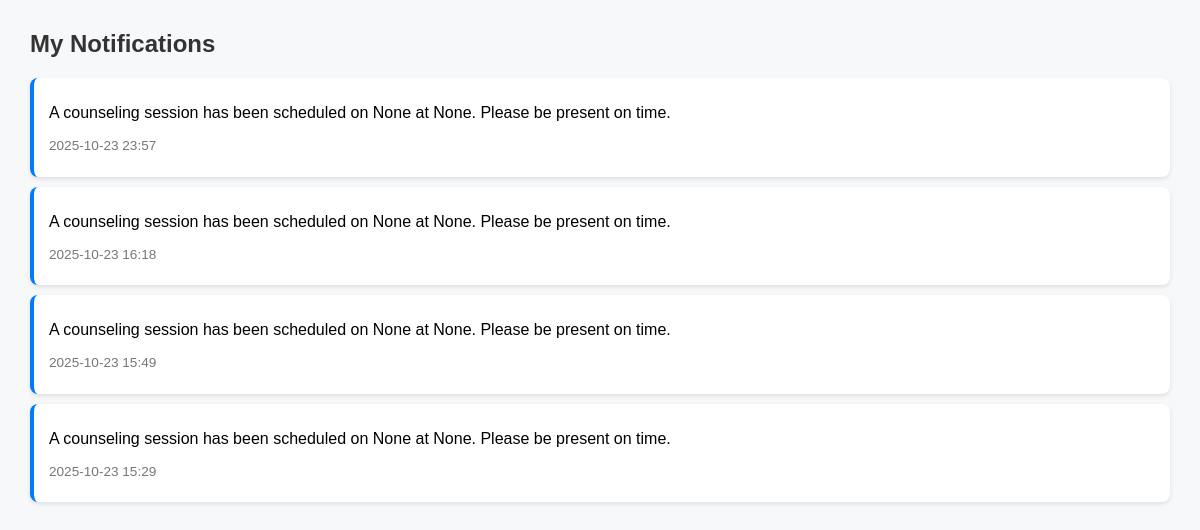
The page /api/students/notifications/ (signed in) on the database its author committed.
### students/models.py (models this page shows, shortened)
class StudentNotification(models.Model):
    student = models.ForeignKey("Student", on_delete=models.CASCADE, related_name="notifications")
    message = models.TextField()
    created_at = models.DateTimeField(auto_now_add=True)
    read = models.BooleanField(default=False)

### students/views.py (the view)
# urls.py: path('notifications/', views.student_notifications, name='student_notifications'),
@login_required
def student_notifications(request):
    student = request.user.student  # if user is logged in as student
    notifications = StudentNotification.objects.filter(student=student).order_by('-created_at')
    return render(request, "students/notifications.html", {"notifications": notifications})

### students/context_processors.py (called while the page is built)
def unread_notifications(request):
    if request.user.is_authenticated and hasattr(request.user, 'student'):
        return {
            'unread_count': request.user.student.notifications.filter(read=False).count()
        }
    return {'unread_count': 0}

### students/templates/students/notifications.html (shortened to what this page needs)
<!DOCTYPE html>
<html>
<head>
</head>
<body>
  <h2>My Notifications</h2>
  {% for n in notifications %}
    <div class="notif {% if not n.read %}unread{% endif %}">
      <p>{{ n.message }}</p>
      <p class="time">{{ n.created_at|date:"Y-m-d H:i" }}</p>
    </div>
  {% empty %}
    <p>No notifications yet.</p>
  {% endfor %}
</body>
</html>

### students/templates/students/notifications.html (style rules this page uses)
body { font-family: Arial; margin: 30px; background: #f7f8fa; }
h2 { color: #333; }
.notif { background: #fff; padding: 10px 15px; border-radius: 8px; margin-bottom: 10px; box-shadow: 0 2px 4px rgba(0,0,0,0.1); }
.notif.unread { border-left: 4px solid #007bff; }
.time { font-size: 0.85em; color: #777; }

### rows shown on the page
StudentNotification: message "A counseling session has been scheduled on None at None. Please be present on time.", created_at "2025-10-23 23:57"
StudentNotification: message "A counseling session has been scheduled on None at None. Please be present on time.", created_at "2025-10-23 16:18"
StudentNotification: message "A counseling session has been scheduled on None at None. Please be present on time.", created_at "2025-10-23 15:49"
StudentNotification: message "A counseling session has been scheduled on None at None. Please be present on time.", created_at "2025-10-23 15:29"
